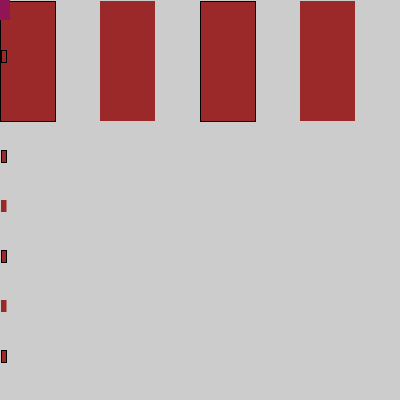
Frame 1 (no input)
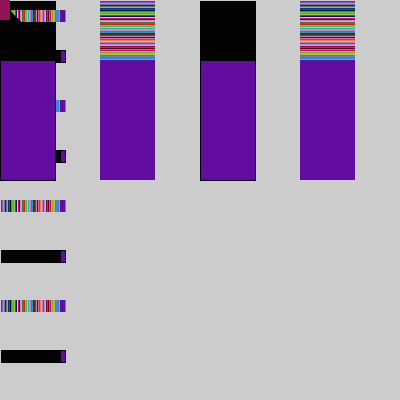
Frame 60 (the mouse pressed at the canvas centre just before this capture)
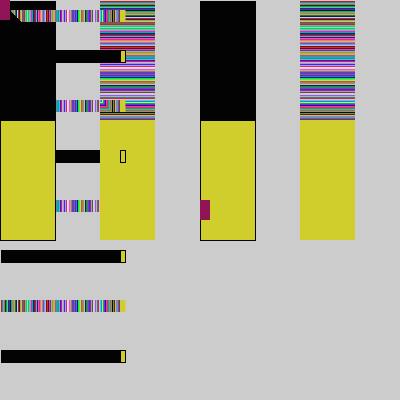
Frame 120 (the mouse held since frame 60 and released just before this capture)

The Processing sketch that drew these frames (run headless with seeded random() and noise(); from frame 60 on, the mouse is pressed at the canvas centre):

// Processing sketch: processing_68751
// ── processing_68751.pde

//Hannah Schmitt
//Homework 3, September 6th
//Copyright Hannah Schmitt, Carnegie Mellon University, 2012


float x, y, wd, ht;
void setup()
{
  size(400,400);
  smooth();
  fill(155,41,41);
  x=100;
  y=75;
  wd=55;
  ht=120;
}

void draw()
{
 
  noStroke(); // 2
  rect(x,frameCount%height,wd,ht);
  y= y+1;
  
 
  
  stroke(3); //1
  rect(x-(0.25*width),frameCount%height,wd,ht);
  y= y+1;
  
  
  
  noStroke(); //3
  rect(x+(0.50*width),frameCount%height,wd,ht);
  y= y+1;
 
  stroke(3); //4
  rect(x+(0.25*width),frameCount%height,wd,ht);
  y= y+1;
  
  noStroke();
  rect(frameCount%width,10,wd*0.1,ht*.1); //1st horizontal
 stroke(3);
 rect(frameCount%width,50,wd*0.1,ht*.1); //2nd horizontal
noStroke();
rect(frameCount%width,100,wd*0.1,ht*.1); //3rd horizontal
stroke(3);
 rect(frameCount%width,150,wd*0.1,ht*.1); //4th horizontal
 noStroke();
 rect(frameCount%width,200,wd*0.1,ht*.1); //5th horizontal
 stroke(3);
 rect(frameCount%width,250,wd*0.1,ht*.1); //6th horizontal
 noStroke();
 rect(frameCount%width,300,wd*0.1,ht*.1); //7th horizontal
 stroke(3);
 rect(frameCount%width,350,wd*0.1,ht*.1); //8th horizontal
 noStroke();
 rect(frameCount%width,400, wd*0.1,ht*.1); //9th horizontal
 
  
  noStroke();
  fill(145, 21, 86);
  rect(mouseX, mouseY, 10, 20);
  fill(random(255),random(255),random(255));
  
  
}

void keyPressed () {
  if (x == 0){
    x = 100;}
   else {
   x = 0;
   }
  }
  
 
